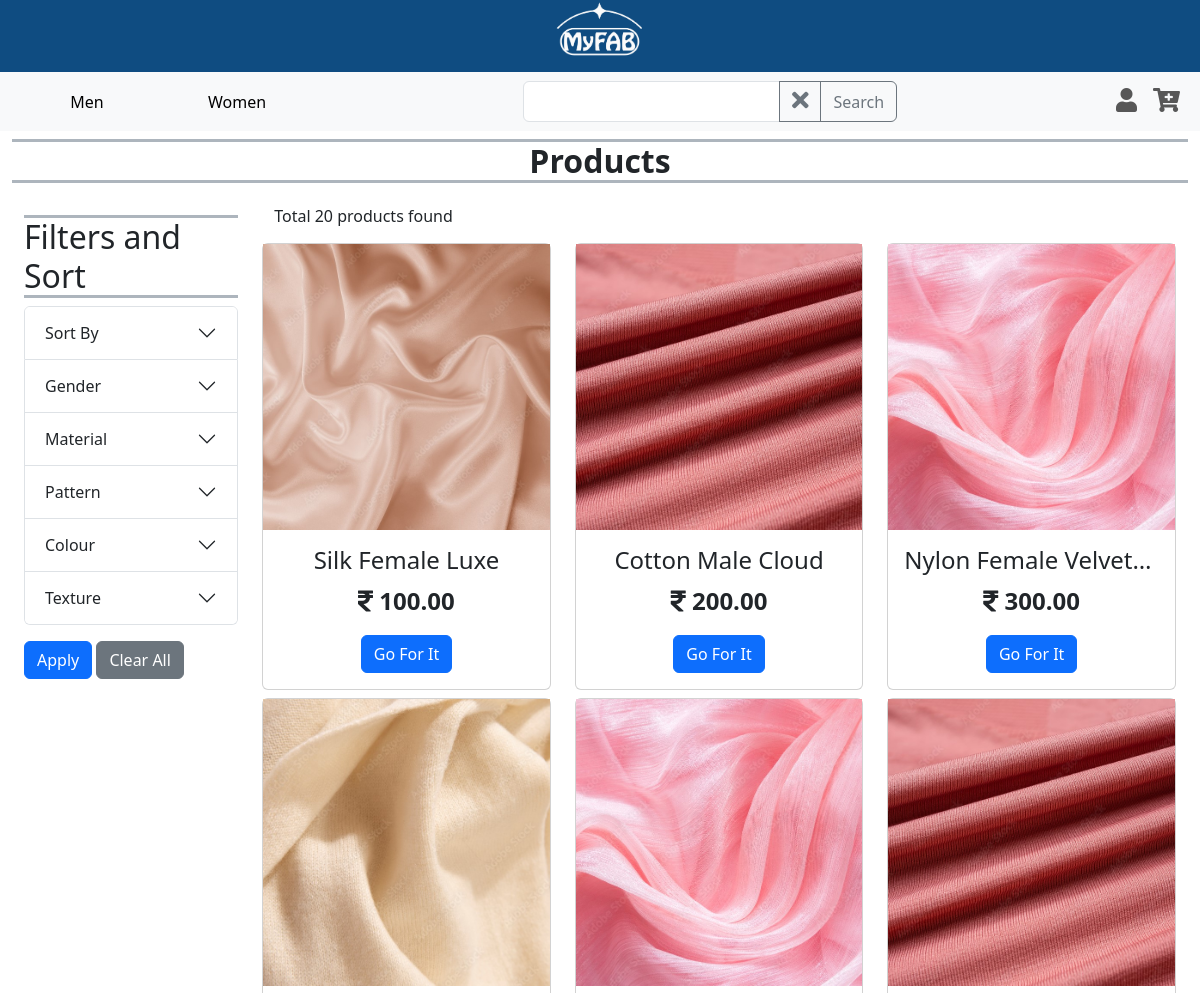
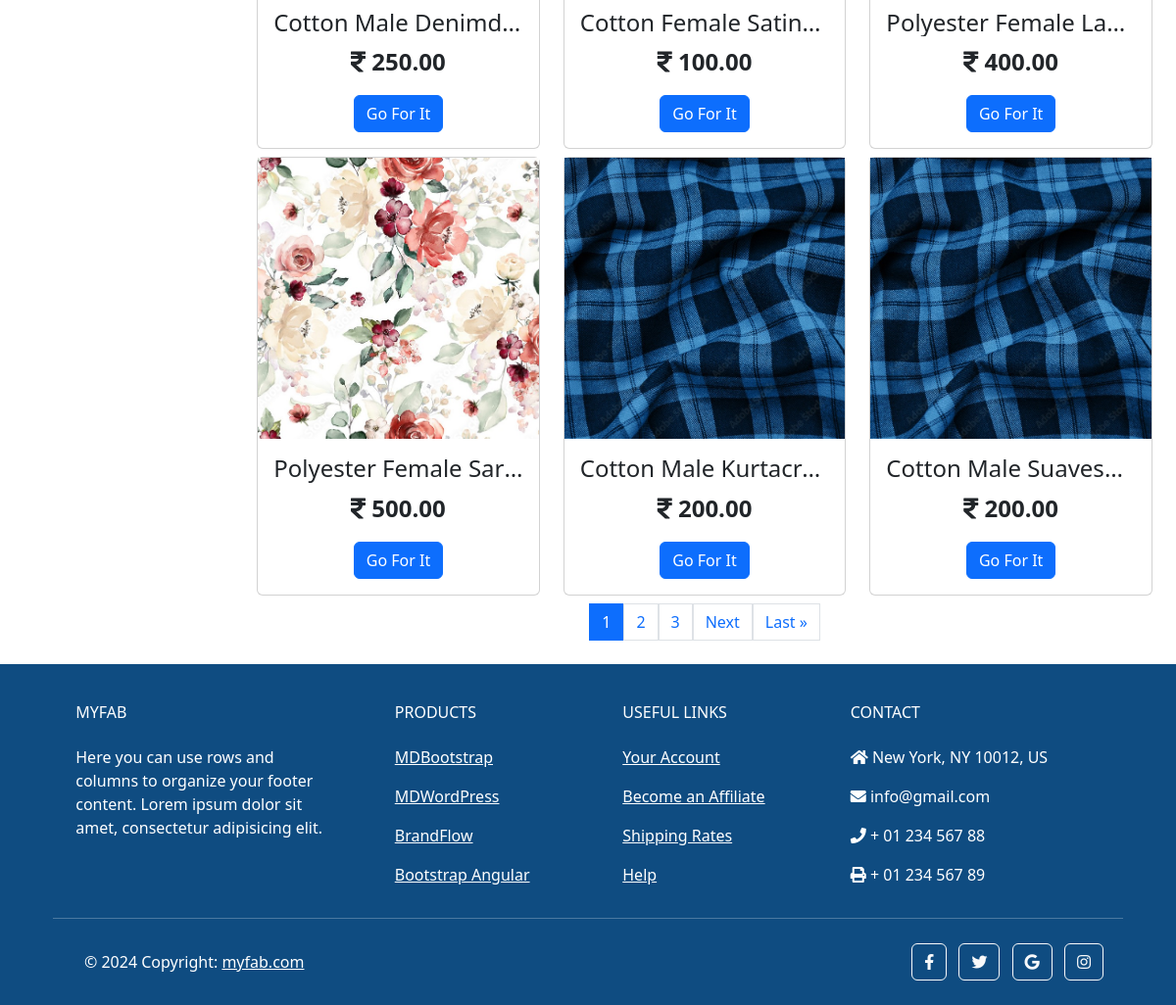
/main/products/, run on an earlier commit of the app's database (2 pictures, top to bottom).
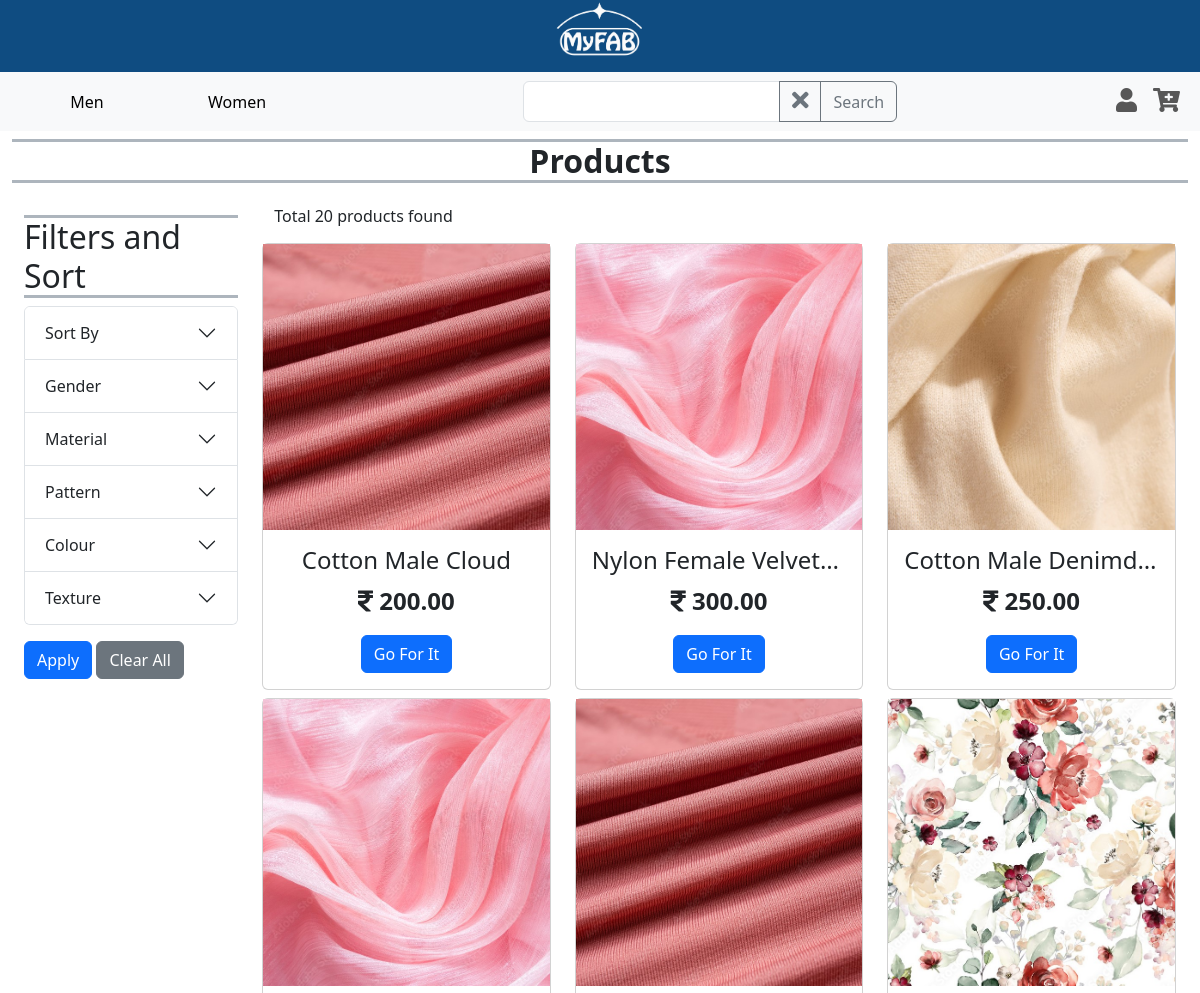
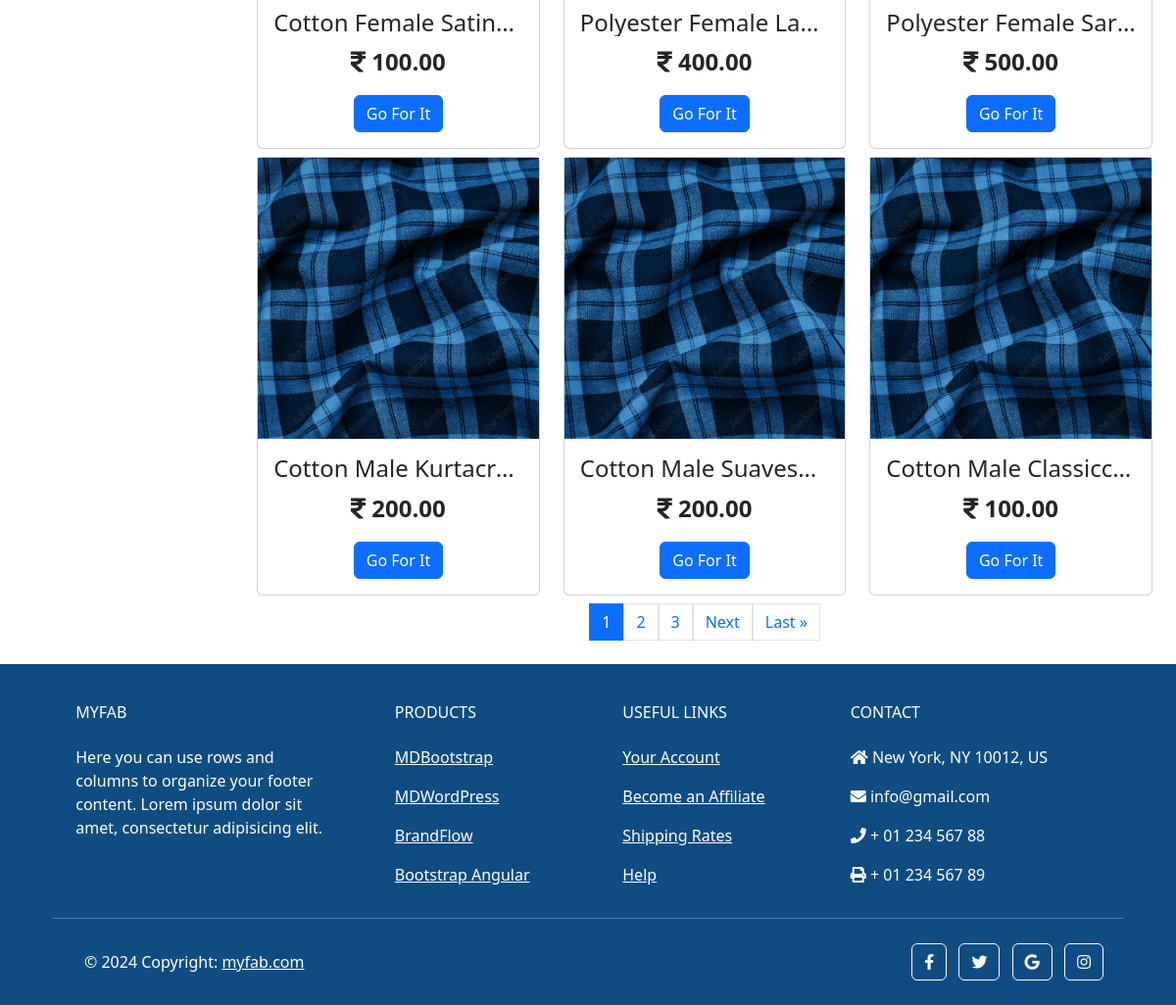
And on a later commit of the database (2 pictures, top to bottom).
### main/models.py (models this page shows, shortened)
class Category(models.Model):
    name = models.CharField(max_length=100, unique=True)

class Product(models.Model):
    name = models.CharField(max_length=255, unique=True, blank=False, null=False)
    price = models.DecimalField(max_digits=10, decimal_places=2, default=0, validators=[MinValueValidator(0)])
    image = models.ImageField(upload_to='images/products')
    description = models.TextField(blank=True)
    qty = models.FloatField(default=0, validators=[MinValueValidator(0)])
    add_date = models.DateField(auto_now_add=True)
    is_active = models.BooleanField(default=True)
    usages = models.ManyToManyField(Usage)
    category_choices = models.ManyToManyField(CategoryChoice)

### main/views.py (the view, shortened to what this page needs)
# urls.py: path('main/products/', ProductPage.as_view(), name = 'products'),
class ProductPage(View):
    def get(self, request):
        products = Product.objects.all()
        search_query = request.GET.get('search', None)
        if search_query:
            products = products.filter(Q(name__icontains=search_query))
        selected_choices = request.GET.getlist('choice', None)
        selected_category_choice_dict = {}
        if selected_category_choice_dict:
            for selected_category, choices in selected_category_choice_dict.items():
                q_obj = Q()
                for choice in choices:
                    q_obj |= Q(category_choices__name=choice)
                products = products.filter(q_obj)
        product_count = products.count()
        sort_by = request.GET.get('sort', None)
        if sort_by == 'newest':
            products = products.order_by('-add_date')
        elif sort_by == 'name_asc':
            products = products.order_by(Lower('name'))
        elif sort_by == 'name_dsc':
            products = products.order_by(Lower('name')).reverse()
        elif sort_by == 'lowest':
            products = products.order_by('price')
        elif sort_by == 'highest':
            products = products.order_by('-price')
        paginator = Paginator(products, 9)
        page_number = request.GET.get('page')
        try:
            paged_products = paginator.page(page_number)
        except PageNotAnInteger:
            paged_products = paginator.page(1)
        except EmptyPage:
            paged_products = paginator.page(paginator.num_pages)
        categories = Category.objects.all()
        category_choice_dict = {}
        for category in categories:
            choice_obj = CategoryChoice.objects.filter(category=category)
            choices_list = [choice.name for choice in choice_obj]
            category_choice_dict[category.name] = choices_list
        context = {'products': paged_products,
                   'product_count': product_count,
                   'category_choice_dict': category_choice_dict,
                   'selected_choices': selected_choices,
                   'sort_by': sort_by,
                   'search_query': search_query
                   }
        return render(request, 'products.html', context)

### templates/products.html (shortened to what this page needs)
{% extends 'base.html' %}
{% load static %}
{% load custom_filters %}
{% block content %}
    <nav class="navbar navbar-expand-lg bg-body-tertiary">
        <div class="container-fluid">
        <div class="collapse navbar-collapse" id="navbarSupportedContent">
            <ul class="navbar-nav d-flex align-items-center me-auto mb-2 mb-lg-0">
                <li class="nav-item">
                    <button class="nav-link active btn btn-link" style="min-width: 150px;" aria-current="page">
                        <a class="text-black text-decoration-none" href="/main/">Men</a>
                    </button>
                </li>
                <li class="nav-item">
                    <button class="nav-link btn btn-link" style="min-width: 150px;" aria-current="page">
                        <a class="text-black text-decoration-none" href="#">Women</a>
                    </button>
                </li>
            </ul>
            <ul class="navbar-nav d-flex justify-content-center mx-auto mb-2 mb-lg-0">
                <li class="nav-item">
                    <form id="formsearch" action="" method="get">
                        <div class="input-group">
                            <input type="text" class="form-control" name="search" value="{% if search_query %}{{ search_query }}{% endif %}">
                            <button type="submit" class="btn btn-outline-secondary " id="clear-search">
                                <span aria-hidden="true"><i style="font-size:24px" class="fa">&#xf00d;</i></span>
                            </button>
                            <button type="submit" class="btn btn-outline-secondary" id="search-prod">Search</button>
                        </div>
                    </form>
                </li>
            </ul>
            <ul class="navbar-nav d-flex  flex-row justify-content-center  ms-auto mb-2 mb-lg-0">
                <li class="nav-item ms-3 ms-lg-0">
                    <a class="nav-link" href="/accounts/login/"><i style="font-size:24px" class="fa">&#xf007;</i></a>
                </li>
                <li class="nav-item ms-3 ms-lg-0">
                    <a class="nav-link" href="#"><i style='font-size:24px' class='fas'>&#xf217;</i></a>
                </li>
            </ul>
        </div>
        </div>
    </nav>
    <div class="container-fluid text-center">
        <h5 class="border-bottom border-top border-3 border-dark-subtle fw-bold fs-2 fs-lg-5 mt-2">Products</h5>
    </div>
    <section class="container-fluid prod-sec-flex-container d-flex my-2">
        <div class="container filter-sec w-25 my-4">
            <div class="accordion d-none d-lg-block" id="filterAccordion">
                <h6 class="border-bottom border-top border-3 border-dark-subtle  fs-2">Filters and Sort</h6>
                <form action="" method="get">
                    <div class="accordion-item">
                        <h2 class="accordion-header" id="sortHeading">
                            <button class="accordion-button collapsed" type="button" data-bs-toggle="collapse" data-bs-target="#sortCollapse" aria-expanded="false" aria-controls="sortCollapse">
                                Sort By
                            </button>
                        </h2>
                    </div>
                    {% for category, choices in category_choice_dict.items %}
                    <div class="accordion-item">
                        <h2 class="accordion-header" id="category1Heading">
                            <button class="accordion-button collapsed" type="button" data-bs-toggle="collapse" data-bs-target="#{{category}}Collapse" aria-expanded="false" aria-controls="{{category}}Collapse">
                                {{category|title}}
                            </button>
                        </h2>
                    </div>
                    {% endfor %}
                    <button type="submit" class="btn btn-primary mt-3">Apply</button>
                    <button type="submit" id="clearFiltersBtn" class="btn btn-secondary mt-3">Clear All</button>
                </form>
            </div>
        </div>
        <div class="container grid-container text-center my-3">
            <div class="container-fluid prod-count-section d-flex">
                <h6>Total {{product_count}} products found</h6>
            </div>
            <div class="row row-cols-1 row-cols-sm-2 row-cols-md-3">
                {% for product in products %}
                <div class="col mt-2">
                    <div class="card" >
                        <img src="{{ product.image.url }}" class="{{product.name}}-img" alt="...">
                        <div class="card-body">
                        <h4 class="card-title text-truncate">{{product.name|title}}</h4>
                        <p class="card-text fw-bold fs-4"><i class="fa">&#xf156;</i>  {{product.price}}</p>
                        <a href="#" class="btn btn-primary">Go For It</a>
                        </div>
                    </div>
                </div>
                {% endfor %}
            </div>
            <div class="pagination justify-content-center mt-2">
                {% for page in products.paginator.page_range %}
                <a href="?page={{ page }}"
                class="page-link {% if products.number == page %}active{% endif %}">{{ page }}</a>
                {% endfor %}
                {% if products.has_next %}
                    <a href="?page={{ products.next_page_number }}"
                    class="page-link">Next</a>
                    <a href="?page={{ products.paginator.num_pages }}"
                    class="page-link">Last &raquo;</a>
                {% endif %}
            </div>
        </div>
    </section>
{% endblock %}

### templates/base.html (shortened to what this page needs)
{% load static %}
<!DOCTYPE html>
<html lang="en">
<head>
    <link rel="stylesheet" href="https://cdnjs.cloudflare.com/ajax/libs/font-awesome/5.15.4/css/all.min.css">
    <link rel="stylesheet" href="{% static "./css/bootstrap.css" %}">
    <link rel="stylesheet" href="{% static "./css/style.css" %}">
</head>
<body>
    <header class="header" style="height: 6vw; background-color: #0F4C81;">
        <div class="container" style="max-height: 100%;">
            <img class="logo" style="max-width: 8%; display: block; margin: auto;" src="{% static 'images/MyFAB_transparent.png' %}" alt="Logo">
        </div>
    </header>
        {% block content %}{% endblock %}
    <footer
            class="text-center text-lg-start text-white"
            style="background-color: #0F4C81"
            >
      <div class="container p-4 pb-0">
        <section class="">
          <div class="row">
            <div class="col-md-3 col-lg-3 col-xl-3 mx-auto mt-3">
              <h6 class="text-uppercase mb-4 font-weight-bold">
                MyFAB
              </h6>
              <p>
                Here you can use rows and columns to organize your footer
                content. Lorem ipsum dolor sit amet, consectetur adipisicing
                elit.
              </p>
            </div>
            <div class="col-md-2 col-lg-2 col-xl-2 mx-auto mt-3">
              <h6 class="text-uppercase mb-4 font-weight-bold">Products</h6>
              <p>
                <a class="text-white">MDBootstrap</a>
              </p>
              <p>
                <a class="text-white">MDWordPress</a>
              </p>
              <p>
                <a class="text-white">BrandFlow</a>
              </p>
              <p>
                <a class="text-white">Bootstrap Angular</a>
              </p>
            </div>
            <div class="col-md-3 col-lg-2 col-xl-2 mx-auto mt-3">
              <h6 class="text-uppercase mb-4 font-weight-bold">
                Useful links
              </h6>
              <p>
                <a class="text-white">Your Account</a>
              </p>
              <p>
                <a class="text-white">Become an Affiliate</a>
              </p>
              <p>
                <a class="text-white">Shipping Rates</a>
              </p>
              <p>
                <a class="text-white">Help</a>
              </p>
            </div>
            <div class="col-md-4 col-lg-3 col-xl-3 mx-auto mt-3">
              <h6 class="text-uppercase mb-4 font-weight-bold">Contact</h6>
              <p><i class="fas fa-home mr-3"></i> New York, NY 10012, US</p>
              <p><i class="fas fa-envelope mr-3"></i> info@gmail.com</p>
              <p><i class="fas fa-phone mr-3"></i> + 01 234 567 88</p>
              <p><i class="fas fa-print mr-3"></i> + 01 234 567 89</p>
            </div>
          </div>
        </section>
        <hr class="my-3">
        <section class="p-3 pt-0">
          <div class="row d-flex align-items-center">
            <div class="col-md-7 col-lg-8 text-center text-md-start">
              <div class="p-3">
                © 2024 Copyright:
                <a class="text-white" href="https://mdbootstrap.com/"
                   >myfab.com</a
                  >
              </div>
            </div>
            <div class="col-md-5 col-lg-4 ml-lg-0 text-center text-md-end">
              <a
                 class="btn btn-outline-light btn-floating m-1"
                 class="text-white"
                 role="button"
                 ><i class="fab fa-facebook-f"></i
                ></a>
              <a
                 class="btn btn-outline-light btn-floating m-1"
                 class="text-white"
                 role="button"
                 ><i class="fab fa-twitter"></i
                ></a>
              <a
                 class="btn btn-outline-light btn-floating m-1"
                 class="text-white"
                 role="button"
                 ><i class="fab fa-google"></i
                ></a>
              <a
                 class="btn btn-outline-light btn-floating m-1"
                 class="text-white"
                 role="button"
                 ><i class="fab fa-instagram"></i
                ></a>
            </div>
          </div>
        </section>
      </div>
    </footer>
</body>
</html>

What changed in the data, as far as the page shows it:
removed Product: image (picture), name "Silk Female Luxe", price "100.00"
now on this page (row unchanged): Product: image (picture), name "Cotton Male Classicc…", price "100.00"
